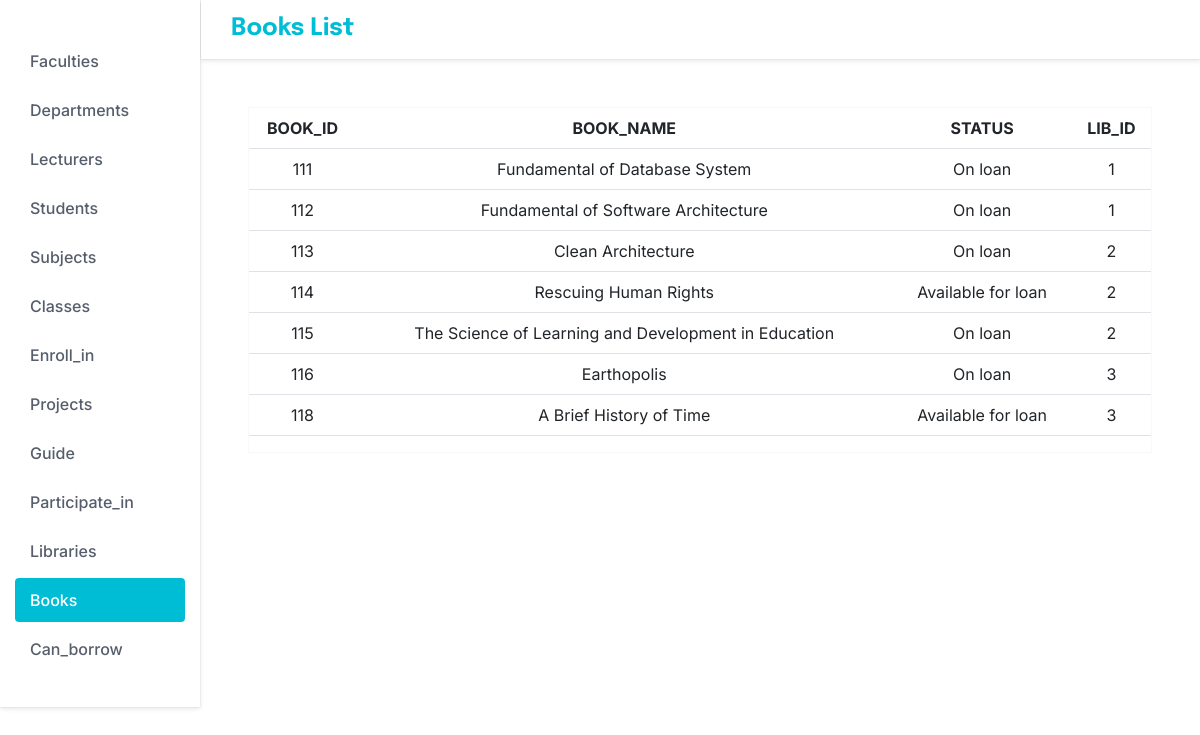
Screenshot of /book with the database file from the repository.
### tables this page shows
CREATE TABLE books (
        book_ID integer not null primary key,
        book_name char(40),
        status char(40),
        lib_ID char(40),
        foreign key (lib_ID) references libraries (lib_ID) on delete cascade on update cascade
    );

### app.py (the view)
@app.route("/book")
def book():
    results = db.session.query(books).all()
    return render_template("books.html", results = results)

### templates/books.html (shortened to what this page needs)
<!DOCTYPE html>
<html lang="en">
  <head>
    <link
      href="https://cdn.jsdelivr.net/npm/bootstrap@5.2.2/dist/css/bootstrap.min.css"
      rel="stylesheet"
    />
    <link rel="stylesheet" href="/static/styles.css" />
  </head>
  <body>
    <div class="container-fluid m-0 p-0">
      <div class="row m-0">
        <div class="col-2 p-0">
          <nav class="sidenav pt-4">
            <ul class="list-unstyled sidenav-list">
              <li>
                <a href="{{ url_for('faculty')}}">
                  <span>Faculties</span>
                </a>
              </li>
              <li>
                <a href="{{ url_for('department')}}">
                  <span>Departments</span>
                </a>
              </li>
              <li>
                <a href="{{ url_for('lecturer')}}">
                  <span>Lecturers</span>
                </a>
              </li>
              <li>
                <a href="{{ url_for('student')}}">
                  <span>Students</span>
                </a>
              </li>
              <li>
                <a href="{{ url_for('subject')}}">
                  <span>Subjects</span>
                </a>
              </li>
              <li>
                <a href="{{ url_for('def_class')}}">
                  <span>Classes</span>
                </a>
              </li>
              <li>
                <a href="{{ url_for('def_enroll_in')}}">
                  <span>Enroll_in</span>
                </a>
              </li>
              <li>
                <a href="{{ url_for('project')}}">
                  <span>Projects</span>
                </a>
              </li>
              <li>
                <a href="{{ url_for('def_guide')}}">
                  <span>Guide</span>
                </a>
              </li>
              <li>
                <a href="{{ url_for('def_participate_in')}}">
                  <span>Participate_in</span>
                </a>
              </li>
              <li>
                <a href="{{ url_for('library')}}">
                  <span>Libraries</span>
                </a>
              </li>
              <li class="active">
                <a href="{{ url_for('book')}}">
                  <span>Books</span>
                </a>
              </li>
              <li>
                <a href="{{ url_for('def_can_borrow')}}">
                  <span>Can_borrow</span>
                </a>
              </li>
            </ul>
          </nav>
        </div>
        <div class="content col p-0 overflow-hidden">
          <header id="header">
            <h1>Books List</h1>
          </header>
          <main>
            <div class="border border-light text-center m-5">
              <table class="table">
                <thead>
                  <tr>
                    <th scope="col">BOOK_ID</th>
                    <th scope="col">BOOK_NAME</th>
                    <th scope="col">STATUS</th>
                    <th scope="col">LIB_ID</th>
                  </tr>
                </thead>
                <tbody class="" id="table-mcp">
                  {% for r in results %}
                    <tr>
                      <td> {{ r.book_ID }} </td>
                      <td> {{ r.book_name }} </td>
                      <td> {{ r.status }} </td>
                      <td> {{ r.lib_ID }} </td>
                    </tr>
                  {% endfor %}
                </tbody>
              </table>
            </div>
          </main>
        </div>
      </div>
    </div>
  </body>
</html>

### rows the page displays
books: book_ID "111", book_name "Fundamental of Database System", status "On loan", lib_ID "1"
books: book_ID "112", book_name "Fundamental of Software Architecture", status "On loan", lib_ID "1"
books: book_ID "113", book_name "Clean Architecture", status "On loan", lib_ID "2"
books: book_ID "114", book_name "Rescuing Human Rights", status "Available for loan", lib_ID "2"
books: book_ID "115", book_name "The Science of Learning and Development in Education", status "On loan", lib_ID "2"
books: book_ID "116", book_name "Earthopolis", status "On loan", lib_ID "3"
books: book_ID "118", book_name "A Brief History of Time", status "Available for loan", lib_ID "3"
